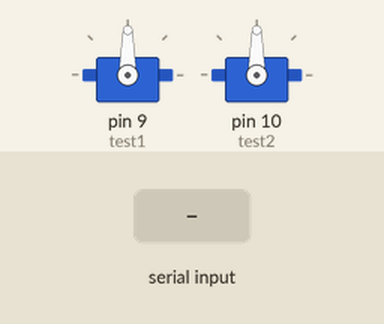
Bench run of a sketch on a simulated Arduino Uno, built with avr-gcc and run on an emulated ATmega328P. Parts: 2 × servo. The test bench sets the inputs (shaded band).

Above: at 1.2 s.
1.3 s: "1\n" received over Serial
At 1.7 s:
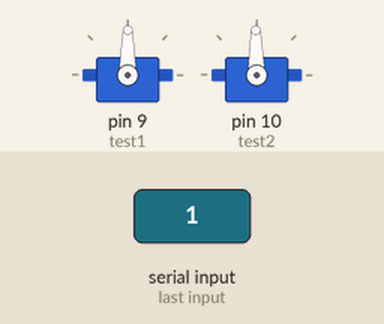
2.8 s: "2\n" received over Serial
At 4.1 s:
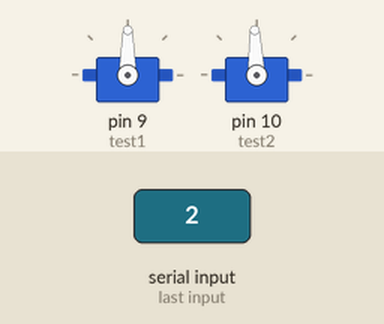
Timing chart, 0 to 5.8 s (numbered marks = the images above; inputs shaded):
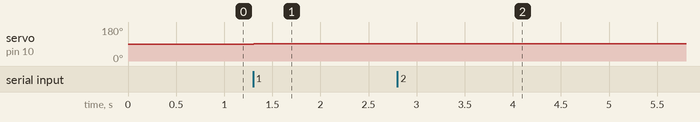

The sketch:

auto_turret.ino
```cpp
#include <Servo.h>
Servo test1;
Servo test2;

int pos_X = 90;
int pos_Y = 90;

const int SW_pin = 8;
const int X_pin = 0;
const int Y_pin = 1;

void setup(){
   pinMode(SW_pin, INPUT);
   digitalWrite(SW_pin, HIGH);
   Serial.begin(9600);

   test1.attach(9);
   test2.attach(10);
}

String receivedData = "";

void loop() {
  while (Serial.available()) {
        char receivedChar = Serial.read();  // Read one character at a time

        if (receivedChar == '\n') {  // End of message (newline character)
            pos_Y = receivedData.toDouble() + 90;  // Convert the remaining string to y_pos
            // Serial.print("Received x: ");
            // Serial.print(x_pos);
            // Serial.print(", y: ");
            // Serial.println(y_pos);  // Print both x_pos and y_pos
            receivedData = "";  // Clear the buffer for the next message
            break;
        } else if (receivedChar == ' ') {  // Space indicates the end of x_pos
            pos_X = receivedData.toDouble() + 90;  // Convert receivedData to x_pos
            receivedData = "";  // Clear the buffer to start parsing y_pos
        } else {
            receivedData += receivedChar;  // Append character to buffer
        }
    }

  static int last_X = 90, last_Y = 90;
  if (pos_X != last_X || pos_Y != last_Y) {
      test1.write(pos_X);
      test2.write(pos_Y);
      last_X = pos_X;
      last_Y = pos_Y;
  }

  delay(15);
}
```

Measured:
- after the input at 1.3 s, servo on pin 10 (test2): 90° → 91° at once
- after the input at 2.8 s, servo on pin 10 (test2): 91° → 92° at once
